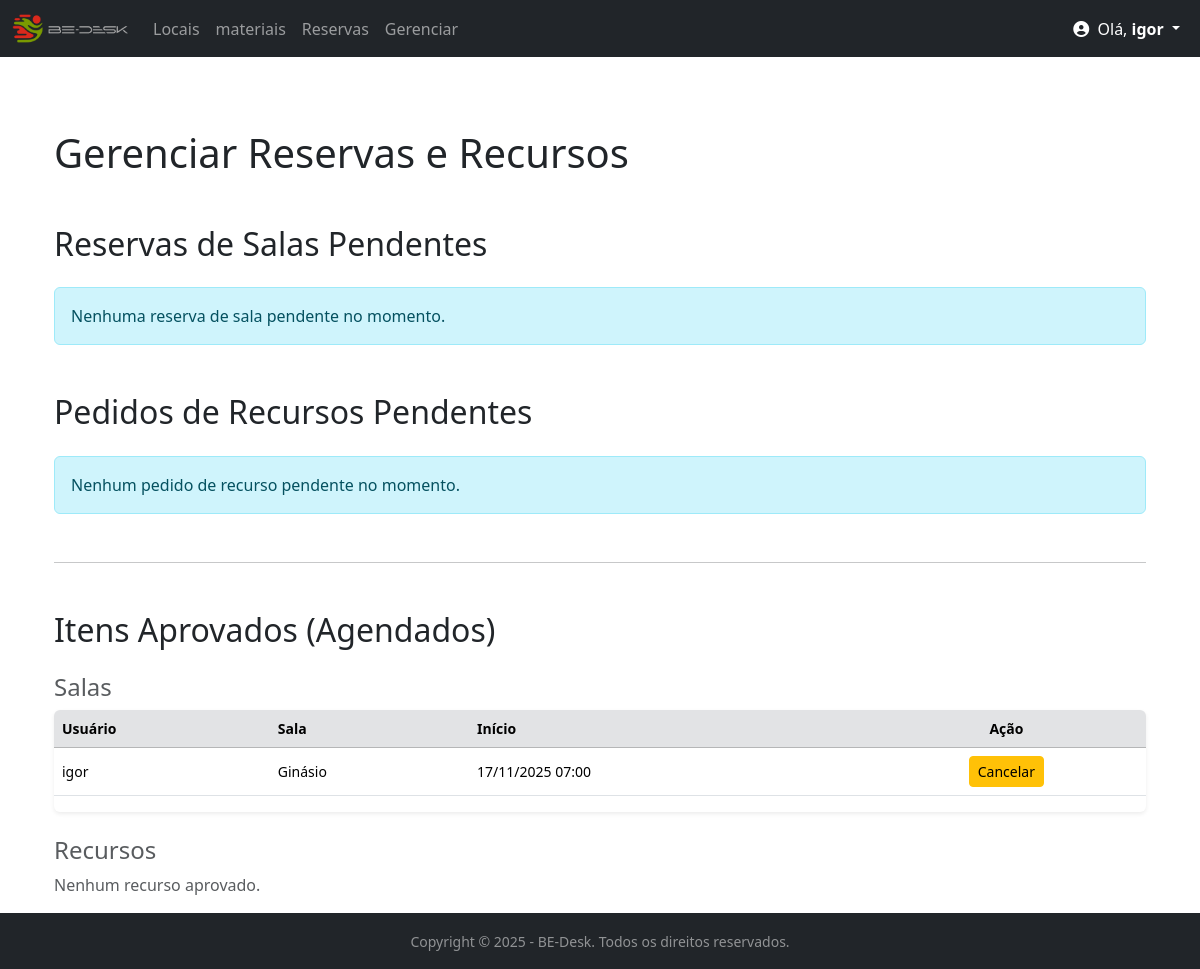
Before: /gerenciar/ (signed in) with the older database file.
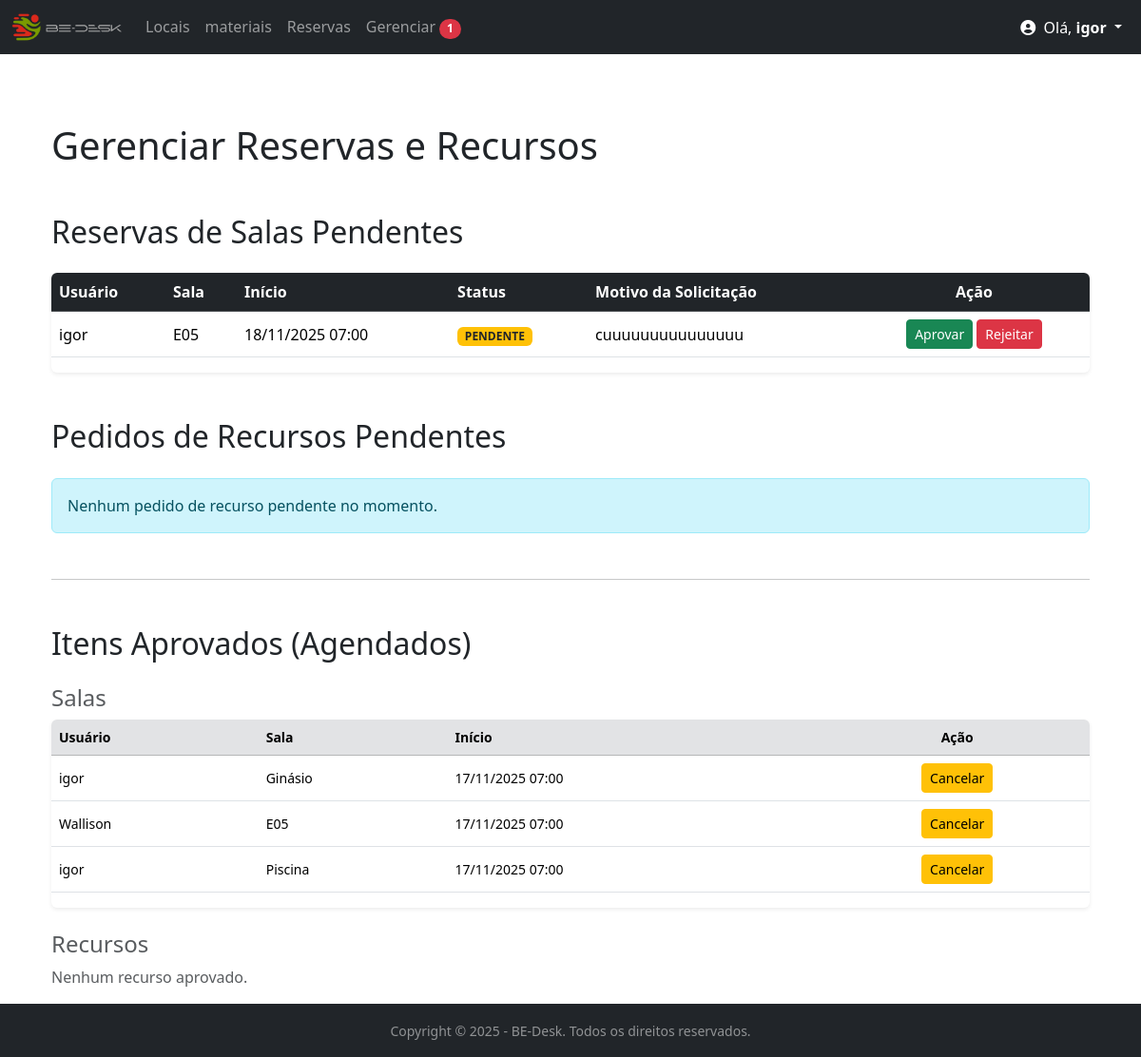
After: the same page with the newer database file.
### bedesk/models.py (models this page shows, shortened)
class Agendamento(models.Model):
    STATUS_CHOICES = [
        ('PENDENTE', 'Pendente'), # O valor que vai para o banco (melhor em CAPS)
        ('APROVADO', 'Aprovado'), # O valor que o usuário vê (após a vírgula)
        ('REJEITADO', 'Rejeitado'),
    ]
    nome = models.CharField(max_length=100) # Nome do Agendamento (ex: Reunião de Marketing)
    sala = models.ForeignKey(Sala, on_delete=models.CASCADE)
    motivo = models.TextField()
    horario = models.TimeField()
    data_inicio = models.DateTimeField(null=True, blank=True)
    data_fim = models.DateTimeField(null=True, blank=True)
    status = models.CharField(
        max_length=10,
        choices=STATUS_CHOICES,
        default='PENDENTE' # Valor padrão para novas reservas
    )
    sala = models.ForeignKey(Sala, on_delete=models.CASCADE)
    usuario = models.ForeignKey(User, on_delete=models.CASCADE)
    class Meta:
        verbose_name_plural = "Agendamentos"
        indexes = [
            models.Index(fields=['status']),
        ]

class Sala(models.Model):
    nome = models.CharField(max_length=100)
    capacidade = models.IntegerField(default=1)

### bedesk/views.py (the view)
# urls.py: path('gerenciar/', views.gerenciar_reservas, name='listar_pendentes'),
@user_passes_test(is_admin_or_staff)
def gerenciar_reservas(request):
    reservas_pendentes = Agendamento.objects.filter(
        status='PENDENTE'
    ).order_by('data_inicio')
    reservas_aprovadas = Agendamento.objects.filter(
        status='APROVADO'
    ).order_by('-data_inicio', '-horario')
    recursos_pendentes = ReservaRecurso.objects.filter(
        status='PENDENTE'
    ).order_by('data_prevista')
    recursos_aprovados = ReservaRecurso.objects.filter(
        status='APROVADO'
    ).order_by('-data_prevista')
    context = {
        'reservas_pendentes': reservas_pendentes,
        'reservas_aprovadas': reservas_aprovadas,
        'recursos_pendentes': recursos_pendentes,
        'recursos_aprovados': recursos_aprovados,
        'titulo': 'Gerenciar Reservas e Recursos'
    }
    return render(request, 'bedesk/gerenciar_reservas.html', context)

### bedesk/context_processors.py (called while the page is built)
def notificacoes_pendentes(request):
    total_pendentes = 0
    if request.user.is_authenticated and request.user.is_staff:
        salas_pendentes_count = Agendamento.objects.filter(status='PENDENTE').count()
        recursos_pendentes_count = ReservaRecurso.objects.filter(status='PENDENTE').count()
        total_pendentes = salas_pendentes_count + recursos_pendentes_count
    return {
        'pendentes_count': total_pendentes
    }

### bedesk/views.py (called while the page is built)
def is_admin_or_staff(user):
    return user.is_staff or user.is_superuser

### bedesk/templates/bedesk/gerenciar_reservas.html (shortened to what the changed rows need)
{% extends 'bedesk/base.html' %}
{% block content %}
<div class="container mt-4">
    <h1 class="mb-5">{{ titulo }}</h1>
    <h2 class="mb-4">Reservas de Salas Pendentes</h2>
    {% if reservas_pendentes %}
    <div class="table-responsive shadow-sm rounded mb-5">
        <table class="table table-hover align-middle">
            <thead class="table-dark">
                <tr>
                    <th>Usuário</th>
                    <th>Sala</th>
                    <th>Início</th>
                    <th>Status</th>
                    <th>Motivo da Solicitação</th> <th class="text-center">Ação</th>
                </tr>
            </thead>
            <tbody>
                {% for reserva in reservas_pendentes %}
                <tr>
                    <td>{{ reserva.usuario.first_name|default:reserva.usuario.username }}</td>
                    <td>{{ reserva.sala.nome }}</td>
                    <td>{{ reserva.data_inicio|date:"d/m/Y H:i" }}</td>
                    <td><span class="badge bg-warning text-dark">{{ reserva.status }}</span></td>
                    <td>{{ reserva.motivo }}</td> <td class="text-center">
                        <a href="{% url 'aprovar_reserva' reserva.id %}" class="btn btn-success btn-sm">Aprovar</a>
                        <a href="{% url 'rejeitar_reserva' reserva.id %}" class="btn btn-danger btn-sm">Rejeitar</a>
                    </td>
                </tr>
                {% endfor %}
            </tbody>
        </table>
    </div>
    {% else %}
    <div class="alert alert-info mb-5" role="alert">
        Nenhuma reserva de sala pendente no momento.
    </div>
    {% endif %}
    <h2 class="mb-4">Pedidos de Recursos Pendentes</h2>
    {% if recursos_pendentes %}
    <div class="table-responsive shadow-sm rounded mb-5">
        <table class="table table-hover align-middle">
            <thead class="table-dark">
                <tr>
                    <th>Usuário</th>
                    <th>Recurso</th>
                    <th>Data Prevista</th>
                    <th>Motivo</th>
                    <th>Local</th>
                    <th>Status</th>
                    <th class="text-center">Ação</th>
                </tr>
            </thead>
            <tbody>
                {% for reserva in recursos_pendentes %}
                <tr>
                    <td>{{ reserva.usuario.username }}</td>
                    <td>{{ reserva.recurso.nome }}</td>
                    <td>{{ reserva.data_prevista|date:"d/m/Y H:i" }}</td>
                    <td>{{ reserva.motivo_uso|truncatechars:30 }}</td>
                    <td>{{ reserva.local_uso|truncatechars:30 }}</td>
                    <td><span class="badge bg-warning text-dark">{{ reserva.status }}</span></td>
                    <td class="text-center">
                        <a href="{% url 'aprovar_recurso' reserva.id %}" class="btn btn-success btn-sm">Aprovar</a>
                        <a href="{% url 'rejeitar_recurso' reserva.id %}" class="btn btn-danger btn-sm">Rejeitar</a>
                    </td>
                </tr>
                {% endfor %}
            </tbody>
        </table>
    </div>
    {% else %}
    <div class="alert alert-info mb-5" role="alert">
        Nenhum pedido de recurso pendente no momento.
    </div>
    {% endif %}
    <hr class="my-5">
    <h2 class="mb-4">Itens Aprovados (Agendados)</h2>
    <h4 class="text-muted mt-4">Salas</h4>
    {% if reservas_aprovadas %}
    <div class="table-responsive shadow-sm rounded mb-4">
        <table class="table table-hover align-middle small">
            <thead class="table-secondary">
                <tr><th>Usuário</th><th>Sala</th><th>Início</th><th class="text-center">Ação</th></tr>
            </thead>
            <tbody>
                {% for reserva in reservas_aprovadas %}
                <tr>
                    <td>{{ reserva.usuario.first_name|default:reserva.usuario.username }}</td>
                    <td>{{ reserva.sala.nome }}</td>
                    <td>{{ reserva.data_inicio|date:"d/m/Y H:i" }}</td>
                    <td class="text-center">
                        <a href="{% url 'rejeitar_reserva' reserva.id %}" class="btn btn-warning btn-sm">Cancelar</a>
                    </td>
                </tr>
                {% endfor %}
            </tbody>
        </table>
    </div>
    {% else %}
    <p class="text-muted">Nenhuma sala aprovada.</p>
    {% endif %}
    <h4 class="text-muted mt-4">Recursos</h4>
    {% if recursos_aprovados %}
    <div class="table-responsive shadow-sm rounded mb-4">
        <table class="table table-hover align-middle small">
            <thead class="table-secondary">
                <tr><th>Usuário</th><th>Recurso</th><th>Data Prevista</th><th class="text-center">Ação</th></tr>
            </thead>
            <tbody>
                {% for reserva in recursos_aprovados %}
                <tr>
                   <td>{{ reserva.usuario.first_name|default:reserva.usuario.username }}</td>
                    <td>{{ reserva.recurso.nome }}</td>
                    <td>{{ reserva.data_prevista|date:"d/m/Y H:i" }}</td>
                    <td class="text-center">
                        <a href="{% url 'rejeitar_recurso' reserva.id %}" class="btn btn-warning btn-sm">Cancelar</a>
                    </td>
                </tr>
                {% endfor %}
            </tbody>
        </table>
    </div>
    {% else %}
    <p class="text-muted">Nenhum recurso aprovado.</p>
    {% endif %}
</div>
{% endblock %}

### bedesk/templates/bedesk/base.html (shortened to what this page needs)
{% load static %}
<!DOCTYPE html>
<html lang="pt-br">
<head>
    {% block head %}
    <link href="https://cdn.jsdelivr.net/npm/bootstrap@5.3.3/dist/css/bootstrap.min.css"
          rel="stylesheet">
    <link rel="stylesheet"
          href="https://cdnjs.cloudflare.com/ajax/libs/font-awesome/6.4.0/css/all.min.css">
    {% endblock %}
</head>
<body class="d-flex flex-column min-vh-100">
{% block nav %}
<nav class="navbar navbar-expand-lg navbar-dark bg-dark">
    <div class="container-fluid">
        <a class="navbar-brand" href="{% url 'inicio' %}">
            <img src="{% static 'img/logo1.png' %}"
                 alt="Logo BE-Desk - Voltar ao Início"
                 height="30"
                 class="d-inline-block align-text-top">
        </a>
        <div class="collapse navbar-collapse" id="navbarNav">
            <ul class="navbar-nav">
                <li class="nav-item">
                    <a class="nav-link" href="{% url 'lista_locais' %}">Locais</a>
                </li>
                <li class="nav-item">
                    <a class="nav-link" href="{% url 'lista_recursos' %}">materiais</a>
                </li>
                <li class="nav-item">
                    <a class="nav-link" href="{% url 'lista_reserva' %}">Reservas</a>
                </li>
                {% if user.is_staff %}
                <li class="nav-item">
                    <a class="nav-link" href="{% url 'listar_pendentes' %}">
                        Gerenciar
                        {% if pendentes_count > 0 %}
                        <span class="badge bg-danger rounded-pill">{{ pendentes_count }}</span>
                        {% endif %}
                    </a>
                </li>
                {% endif %}
            </ul>
            <ul class="navbar-nav ms-auto align-items-center">
                {% if user.is_authenticated %}
                <li class="nav-item dropdown">
                    <a class="nav-link dropdown-toggle text-white"
                       href="#" id="navbarDropdownMenuLink"
                       role="button" data-bs-toggle="dropdown" aria-expanded="false">
                        <i class="fas fa-user-circle me-1"></i>
                        Olá, <strong>
                            {% if user.first_name %}
                                {{ user.first_name }}
                            {% else %}
                                {{ user.username }}
                            {% endif %}
                        </strong>
                    </a>
                </li>
                {% else %}
                <li class="nav-item">
                    <a class="btn btn-outline-light" href="{% url 'login' %}">Entrar</a>
                </li>
                {% endif %}
            </ul>
        </div>
    </div>
</nav>
{% endblock %}
<div class="container mt-5 flex-grow-1">
    {% block content %}
    {% endblock %}
</div> <footer class="footer mt-auto py-3 bg-dark text-white-50 w-100">
    <div class="container-fluid text-center">
        <small>
            Copyright &copy; {% now "Y" %} - BE-Desk. Todos os direitos reservados.
        </small>
    </div>
</footer>
</body>
</html>

Changed rows visible on the page:
added Agendamento: usuario.first_name "igor", sala.nome "E05", data_inicio "18/11/2025 07:00", status "PENDENTE", motivo "cuuuuuuuuuuuuuuu", shown under "Reservas de Salas Pendentes"
added Agendamento: usuario.first_name "Wallison", sala.nome "E05", data_inicio "17/11/2025 07:00", shown under "Salas"
added Agendamento: usuario.first_name "igor", sala.nome "Piscina", data_inicio "17/11/2025 07:00", shown under "Salas"
Other visible differences:
{{ pendentes_count }}: (not shown) → "1"
text no longer shown: "Nenhuma reserva de sala pendente no momento."
text now shown: "Usuário Sala Início Status Motivo da Solicitação Ação"
